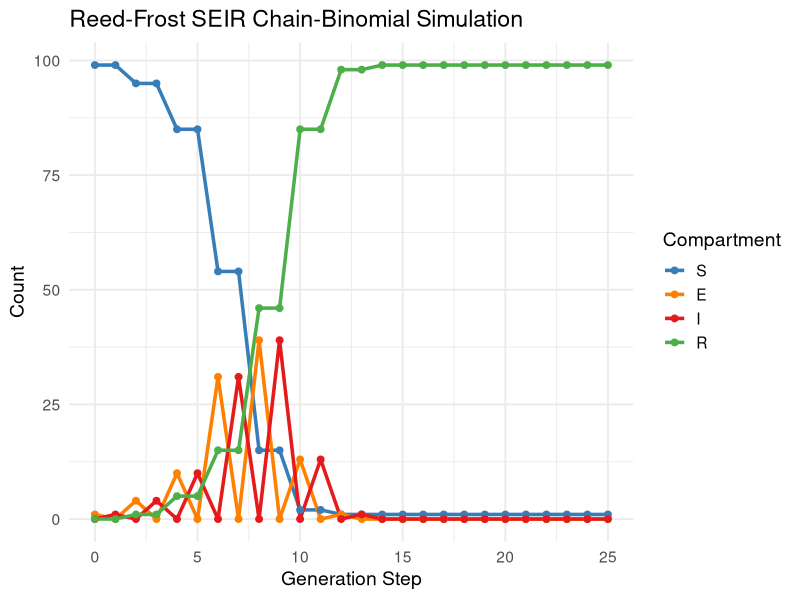

Write the R code that produced this figure.
library(tidyverse)

#####################################################################
##  Reed-Frost SEIR Model 
#####################################################################
## S[t]   -> Susceptible population
## E[t]   -> Newly exposed (infected but not yet infectious)
## I[t]   -> Active infectious individuals (equal to E[t-1])
## R[t]   -> Removed/Recovered individuals (accumulated from I[t-1])


simulate_reed_frost_seir <- function(generations, y0, p) {
  # Initialize vectors to store states over time
  S <- numeric(generations + 1)
  E <- numeric(generations + 1)
  I <- numeric(generations + 1)
  R <- numeric(generations + 1)
  
  # Set initial states at generation 1 (t = 0)
  S[1] <- y0["S"]
  E[1] <- y0["E"]
  I[1] <- y0["I"]
  R[1] <- y0["R"]
  
  for (t in 1:generations) {
    # If there are no infectious individuals, the epidemic stops expanding
    if (I[t] == 0) {
      S[t+1] <- S[t]
      E[t+1] <- 0
      I[t+1] <- E[t]       # Latent individuals progress to infectious
      R[t+1] <- R[t] + I[t] # Infectious individuals recover
      next
    }
    
    # Probability of a susceptible getting infected by the current pool of I
    prob_infection <- 1 - (1 - p)^I[t]
    
    # Sample the number of new exposures using the binomial distribution
    new_exposures <- rbinom(1, size = S[t], prob = prob_infection)
    
    # State transitions for the next time step
    S[t+1] <- S[t] - new_exposures
    E[t+1] <- new_exposures
    I[t+1] <- E[t]       # Previous generation's E becomes active I
    R[t+1] <- R[t] + I[t] # Previous generation's I recovers
  }
  
  # Compile into a clean data frame
  results <- data.frame(
    Generation = 0:generations,
    S = S,
    E = E,
    I = I,
    R = R
  )
  
  return(results)
}

## Setup
pop <- 100               # Total population size
generations_count <- 25  # Number of steps/generations to track
p_contact <- 0.04        # Probability of effective contact per pair

# Initial state: 1 individual starts Exposed (E = 1), 0 active Infectious
y0_rf <- c(S = pop - 1, E = 1, I = 0, R = 0)

# discrete simulation
rf_data <- simulate_reed_frost_seir(generations_count, y0_rf, p_contact)

## Plot
rf_long <- rf_data |> 
  pivot_longer(cols = c(S, E, I, R), names_to = "Compartment", values_to = "count") |> 
  mutate(Compartment = factor(Compartment, levels = c('S', 'E', 'I', 'R')))

ggplot(rf_long, aes(x = Generation, y = count, color = Compartment)) +
  geom_line(linewidth = 1.2) +
  geom_point(size = 2) +
  labs(
    title = "Reed-Frost SEIR Chain-Binomial Simulation", 
    y = "Count", 
    x = "Generation Step"
  ) +
  theme_minimal(base_size = 14) +
  scale_color_manual(values = c("S" = "#377eb8", "E" = "#ff7f00", "I" = "#e41a1c", "R" = "#4daf4a"))
